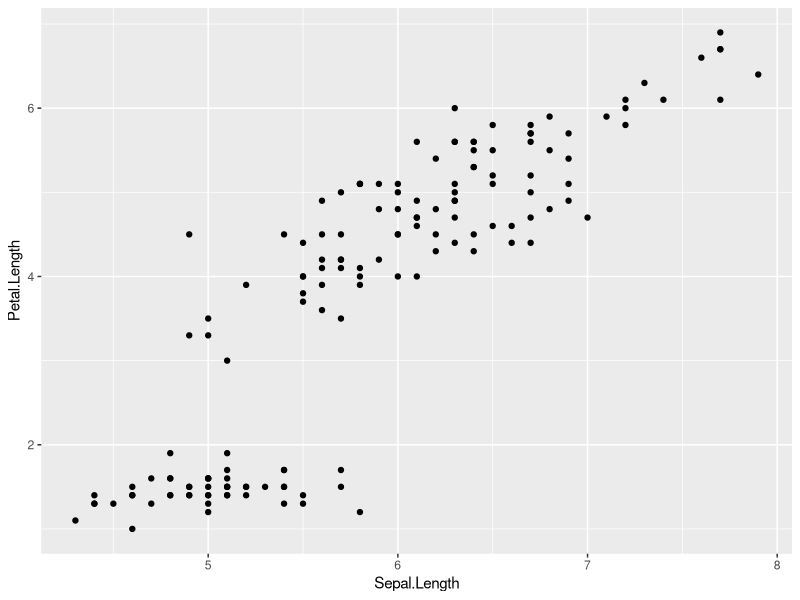
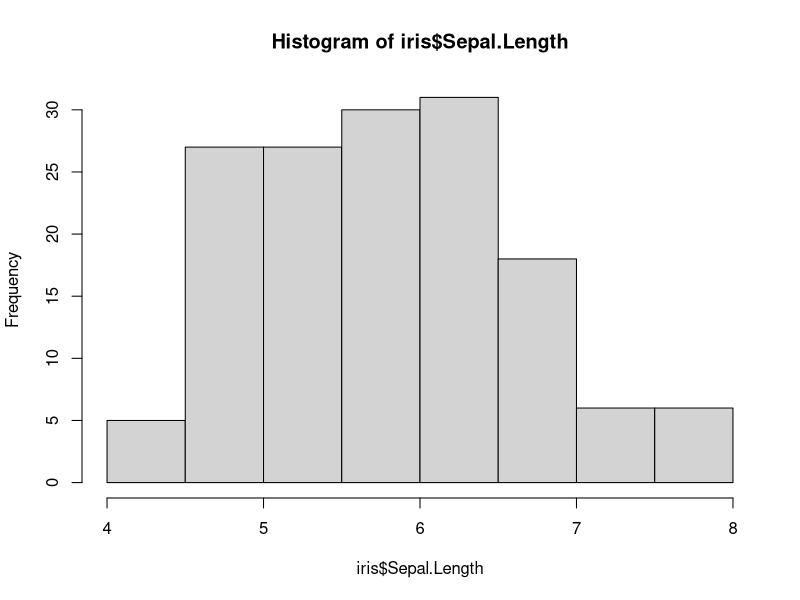
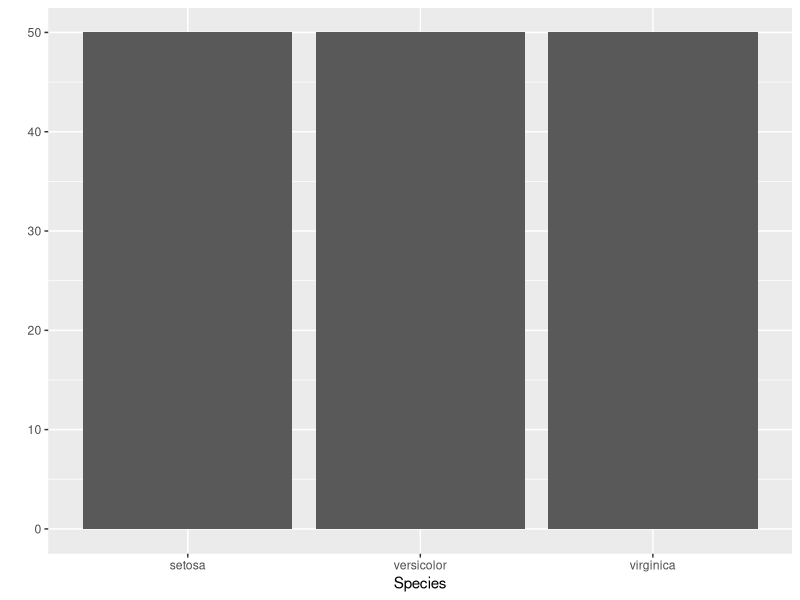
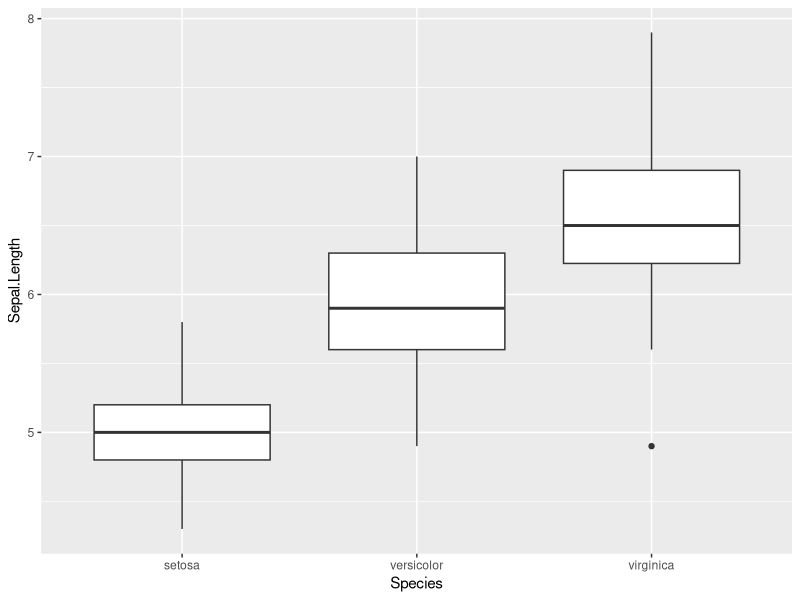
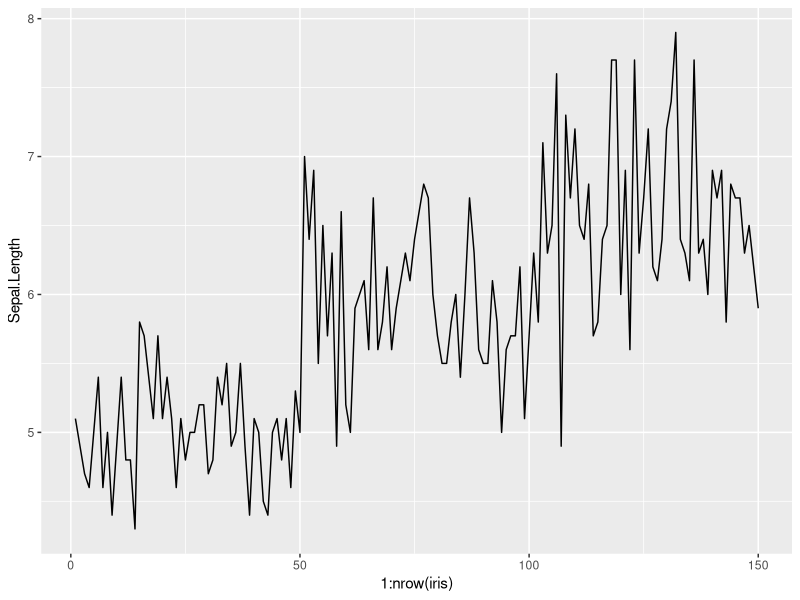
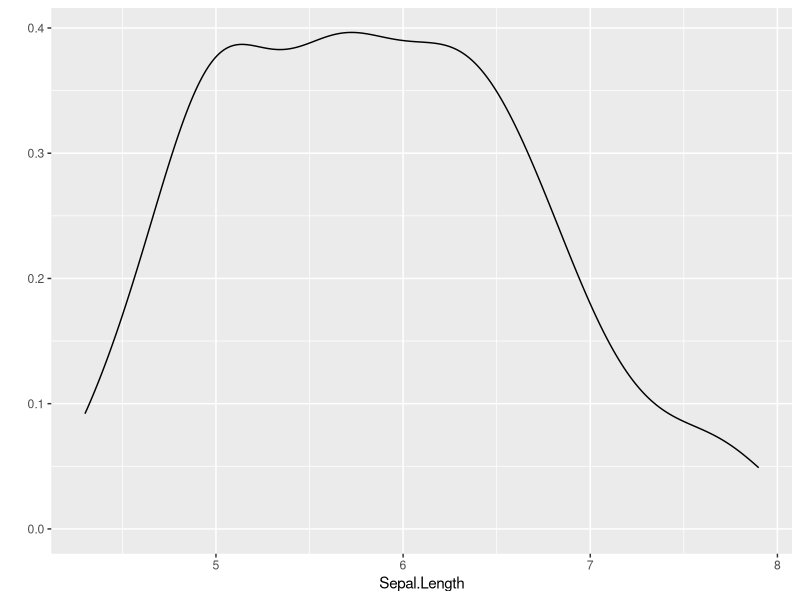

The R source for these figures, in order:
# Install package (run only once)
install.packages("ggplot2")

# Load library
library(ggplot2)

# Load dataset
data(iris)

# 1. Scatter Plot
qplot(Sepal.Length, Petal.Length, data = iris)

# 2. Histogram
hist(iris $Sepal.Length)

# 3. Bar Plot
qplot(Species, data = iris)

# 4. Box Plot
qplot(Species, Sepal.Length, data = iris, geom = "boxplot")

# 5. Line Plot
qplot(1:nrow(iris), Sepal.Length, data = iris, geom = "line")

# 6. Density Plot
qplot(Sepal.Length, data = iris, geom = "density")
